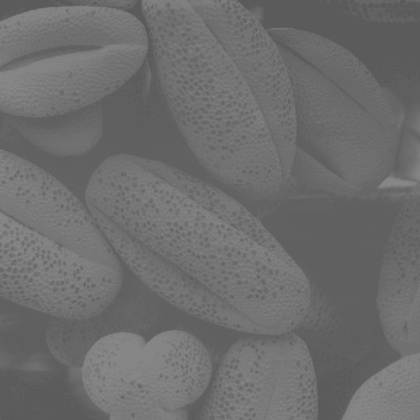
%> input picture lab1/lowContrastPollen.jpg, 420 x 420 px, shrunk from 500 x 500 before the run
$ octave lab1.m   (GNU Octave 9; MATLAB toolbox functions it lacks are replaced by stand-ins)
%> lines starting %> are read from the running program, lines starting %| are printed output that depends on the picture
x = im2double(imread('lowContrastPollen.jpg'));
%> x: size 420x420 double; min 0.341, max 0.541, mean 0.428

pixel_count=size(x,1)*size(x,2);%get pixel count
%> pixel_count = 176400

hist=zeros(1,256);%create for histogram array
x=x.*256;%orginal photo opeened double so that times 256

for i = 1:size(x,1)%go to photo matrix first dimention
    for j =1:size(x,2)%go to photo matrix first dimention
       hist(1,round(x(i,j)))= hist(1,round(x(i,j)))+1 ; %write hist go to pixel and which colour increase 1
    end
end
%> after the loop, hist = 256 values, max 13093 at index 96, min 0 at index 1, mean 689.1

hist_size = 1:1:256;%for plot i create matrix

%plot histogram
subplot(3,2,1)
plot(hist_size,hist)
title('Histogram')

pdf_version= hist./pixel_count%pdf version is only diveded each element by each
%> pdf_version = 256 values, max 0.0742 at index 96, min 0 at index 1, mean 0.00391

%plot pdf
subplot(3,2,3)
plot(hist_size,pdf_version)
title('PDF')


cdf_version = zeros(1,256);%create matrix for cdf

for i = 1:length(hist)%
    total =0;
    for j =1:i
      total = total + pdf_version(1,j); %add before all cell
    end
     cdf_version(1,i)= total;  %and write to cell
end
%> after the loop, cdf_version = 256 values from 0 to 1


transfer_version=cdf_version*255;%cdf version is only multiply each element by each
%> transfer_version = 256 values from 0 to 255
transfer_version=round(transfer_version);%transfer funcion should be integer numbers

%show cdf
subplot(3,2,4)
plot(hist_size,transfer_version)
title('CDF')

%for final photo matrix
final_photo = zeros(size(x,1),size(x,2));


for i = 1:size(x,1)
    for j =1:size(x,2)
       final_photo(i,j) = transfer_version(round(x(i,j)));%go pixel get colour and get for this value's transfer function and write new matrix
    end
end
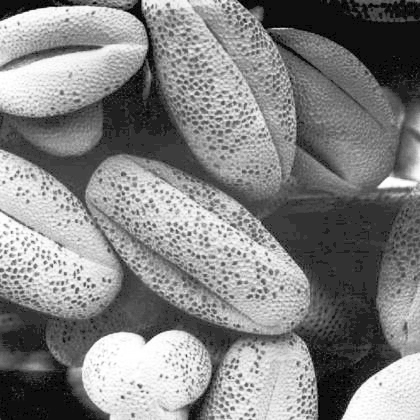
%> final_photo: size 420x420 double; min 0, max 255, mean 131.2

%plot again
subplot(3,2,5)
imshow(uint8(x));
title('Orginal Photo')

subplot(3,2,6)
imshow(uint8(final_photo));
title('Final Photo')
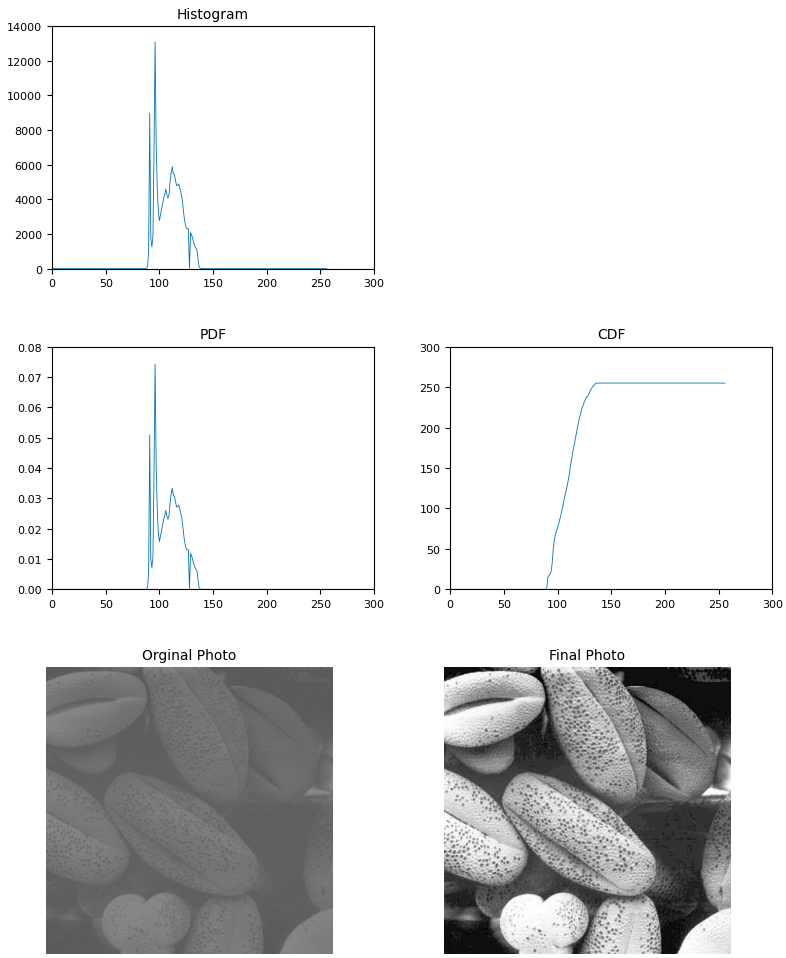
%> figure redrawn from the program's plot data, 5 panels
